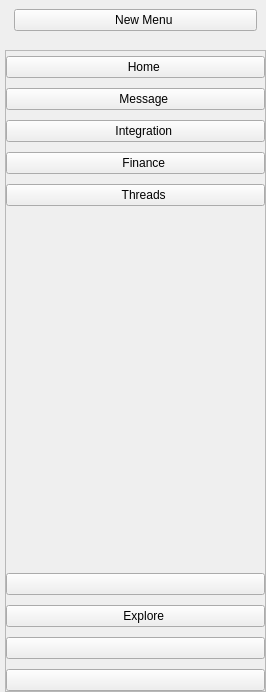
<?xml version="1.0" encoding="UTF-8"?>
<ui version="4.0">
 <class>CustomComponent</class>
 <widget class="QCustomComponent" name="CustomComponent">
  <property name="geometry">
   <rect>
    <x>0</x>
    <y>0</y>
    <width>266</width>
    <height>692</height>
   </rect>
  </property>
  <property name="windowTitle">
   <string>CustomComponent</string>
  </property>
  <layout class="QVBoxLayout" name="verticalLayout">
   <property name="spacing">
    <number>10</number>
   </property>
   <property name="leftMargin">
    <number>0</number>
   </property>
   <property name="topMargin">
    <number>0</number>
   </property>
   <property name="rightMargin">
    <number>0</number>
   </property>
   <property name="bottomMargin">
    <number>0</number>
   </property>
   <item>
    <widget class="QCustomSidebar" name="leftSidebar">
     <property name="defaultWidth" stdset="0">
      <string>220</string>
     </property>
     <property name="collapsedWidth" stdset="0">
      <string>75</string>
     </property>
     <property name="expandedWidth" stdset="0">
      <string>220</string>
     </property>
     <property name="toggleButtonName" stdset="0">
      <string>menuBtn</string>
     </property>
     <property name="animationDuration" stdset="0">
      <number>200</number>
     </property>
     <layout class="QVBoxLayout" name="verticalLayout_4">
      <property name="spacing">
       <number>10</number>
      </property>
      <property name="leftMargin">
       <number>5</number>
      </property>
      <property name="topMargin">
       <number>0</number>
      </property>
      <property name="rightMargin">
       <number>0</number>
      </property>
      <property name="bottomMargin">
       <number>0</number>
      </property>
      <item>
       <widget class="QWidget" name="widget" native="true">
        <layout class="QHBoxLayout" name="horizontalLayout">
         <item>
          <widget class="QCustomSidebarButton" name="menuBtn">
           <property name="text">
            <string>     New Menu</string>
           </property>
           <property name="icon">
            <iconset resource="../Qss/icons/_icons.qrc">
             <normaloff>:/material_design/icons/material_design/menu_open.png</normaloff>:/material_design/icons/material_design/menu_open.png</iconset>
           </property>
           <property name="labelText" stdset="0">
            <string>New Menu</string>
           </property>
          </widget>
         </item>
        </layout>
       </widget>
      </item>
      <item>
       <widget class="QScrollArea" name="scrollArea">
        <property name="widgetResizable">
         <bool>true</bool>
        </property>
        <widget class="QWidget" name="scrollAreaWidgetContents">
         <property name="geometry">
          <rect>
           <x>0</x>
           <y>0</y>
           <width>211</width>
           <height>634</height>
          </rect>
         </property>
         <layout class="QVBoxLayout" name="verticalLayout_2">
          <property name="spacing">
           <number>10</number>
          </property>
          <property name="leftMargin">
           <number>0</number>
          </property>
          <property name="topMargin">
           <number>5</number>
          </property>
          <property name="rightMargin">
           <number>0</number>
          </property>
          <property name="bottomMargin">
           <number>0</number>
          </property>
          <item>
           <widget class="QWidget" name="widget_2" native="true">
            <layout class="QVBoxLayout" name="verticalLayout_5">
             <property name="spacing">
              <number>10</number>
             </property>
             <property name="leftMargin">
              <number>0</number>
             </property>
             <property name="topMargin">
              <number>0</number>
             </property>
             <property name="rightMargin">
              <number>0</number>
             </property>
             <property name="bottomMargin">
              <number>0</number>
             </property>
             <item>
              <widget class="QCustomSidebarButton" name="homeBtn">
               <property name="text">
                <string>     Home</string>
               </property>
               <property name="icon">
                <iconset resource="../Qss/icons/_icons.qrc">
                 <normaloff>:/material_design/icons/material_design/window.png</normaloff>:/material_design/icons/material_design/window.png</iconset>
               </property>
               <property name="labelText" stdset="0">
                <string>Home</string>
               </property>
              </widget>
             </item>
             <item>
              <widget class="QCustomSidebarButton" name="messageBtn">
               <property name="text">
                <string>     Message</string>
               </property>
               <property name="icon">
                <iconset resource="../Qss/icons/_icons.qrc">
                 <normaloff>:/font_awesome_solid/icons/font_awesome/solid/message.png</normaloff>:/font_awesome_solid/icons/font_awesome/solid/message.png</iconset>
               </property>
               <property name="labelText" stdset="0">
                <string>Message</string>
               </property>
              </widget>
             </item>
             <item>
              <widget class="QCustomSidebarButton" name="integrationBtn">
               <property name="text">
                <string>     Integration</string>
               </property>
               <property name="icon">
                <iconset resource="../Qss/icons/_icons.qrc">
                 <normaloff>:/material_design/icons/material_design/add_box.png</normaloff>:/material_design/icons/material_design/add_box.png</iconset>
               </property>
               <property name="labelText" stdset="0">
                <string>Integration</string>
               </property>
              </widget>
             </item>
             <item>
              <widget class="QCustomSidebarButton" name="financeBtn">
               <property name="text">
                <string>     Finance</string>
               </property>
               <property name="icon">
                <iconset resource="../Qss/icons/_icons.qrc">
                 <normaloff>:/font_awesome_solid/icons/font_awesome/solid/folder-open.png</normaloff>:/font_awesome_solid/icons/font_awesome/solid/folder-open.png</iconset>
               </property>
               <property name="labelText" stdset="0">
                <string>Finance</string>
               </property>
              </widget>
             </item>
             <item>
              <widget class="QCustomSidebarButton" name="threadsBtn">
               <property name="text">
                <string>     Threads</string>
               </property>
               <property name="icon">
                <iconset resource="../Qss/icons/_icons.qrc">
                 <normaloff>:/font_awesome_regular/icons/font_awesome/regular/circle-check.png</normaloff>:/font_awesome_regular/icons/font_awesome/regular/circle-check.png</iconset>
               </property>
               <property name="labelText" stdset="0">
                <string>Threads</string>
               </property>
              </widget>
             </item>
             <item>
              <spacer name="verticalSpacer">
               <property name="orientation">
                <enum>Qt::Orientation::Vertical</enum>
               </property>
               <property name="sizeHint" stdset="0">
                <size>
                 <width>20</width>
                 <height>40</height>
                </size>
               </property>
              </spacer>
             </item>
            </layout>
           </widget>
          </item>
          <item>
           <widget class="QWidget" name="widget_3" native="true">
            <layout class="QVBoxLayout" name="verticalLayout_3">
             <property name="spacing">
              <number>10</number>
             </property>
             <property name="leftMargin">
              <number>0</number>
             </property>
             <property name="topMargin">
              <number>0</number>
             </property>
             <property name="rightMargin">
              <number>0</number>
             </property>
             <property name="bottomMargin">
              <number>0</number>
             </property>
             <item>
              <widget class="QCustomSidebarButton" name="contactsBtn">
               <property name="icon">
                <iconset resource="../Qss/icons/_icons.qrc">
                 <normaloff>:/material_design/icons/material_design/contacts.png</normaloff>:/material_design/icons/material_design/contacts.png</iconset>
               </property>
               <property name="labelText" stdset="0">
                <string>Contacts</string>
               </property>
              </widget>
             </item>
             <item>
              <widget class="QCustomSidebarButton" name="exploreBtn">
               <property name="text">
                <string>     Explore</string>
               </property>
               <property name="icon">
                <iconset resource="../Qss/icons/_icons.qrc">
                 <normaloff>:/font_awesome_solid/icons/font_awesome/solid/folder-tree.png</normaloff>:/font_awesome_solid/icons/font_awesome/solid/folder-tree.png</iconset>
               </property>
               <property name="labelText" stdset="0">
                <string>Explore</string>
               </property>
              </widget>
             </item>
             <item>
              <widget class="QCustomSidebarButton" name="settingsBtn">
               <property name="icon">
                <iconset resource="../Qss/icons/_icons.qrc">
                 <normaloff>:/material_design/icons/material_design/settings.png</normaloff>:/material_design/icons/material_design/settings.png</iconset>
               </property>
               <property name="labelText" stdset="0">
                <string>Settings</string>
               </property>
              </widget>
             </item>
             <item>
              <widget class="QCustomSidebarButton" name="helpBtn">
               <property name="icon">
                <iconset resource="../Qss/icons/_icons.qrc">
                 <normaloff>:/material_design/icons/material_design/live_help.png</normaloff>:/material_design/icons/material_design/live_help.png</iconset>
               </property>
               <property name="labelText" stdset="0">
                <string>Help</string>
               </property>
              </widget>
             </item>
            </layout>
           </widget>
          </item>
         </layout>
        </widget>
       </widget>
      </item>
     </layout>
    </widget>
   </item>
  </layout>
 </widget>
 <customwidgets>
  <customwidget>
   <class>QCustomSidebar</class>
   <extends>QWidget</extends>
   <header>Custom_Widgets.QCustomSidebar</header>
   <container>1</container>
  </customwidget>
  <customwidget>
   <class>QCustomSidebarButton</class>
   <extends>QPushButton</extends>
   <header>Custom_Widgets.QCustomSidebarButton</header>
  </customwidget>
  <customwidget>
   <class>QCustomComponent</class>
   <extends>QWidget</extends>
   <header>Custom_Widgets.QCustomComponent</header>
   <container>1</container>
  </customwidget>
 </customwidgets>
 <resources>
  <include location="../Qss/icons/_icons.qrc"/>
 </resources>
 <connections/>
</ui>
